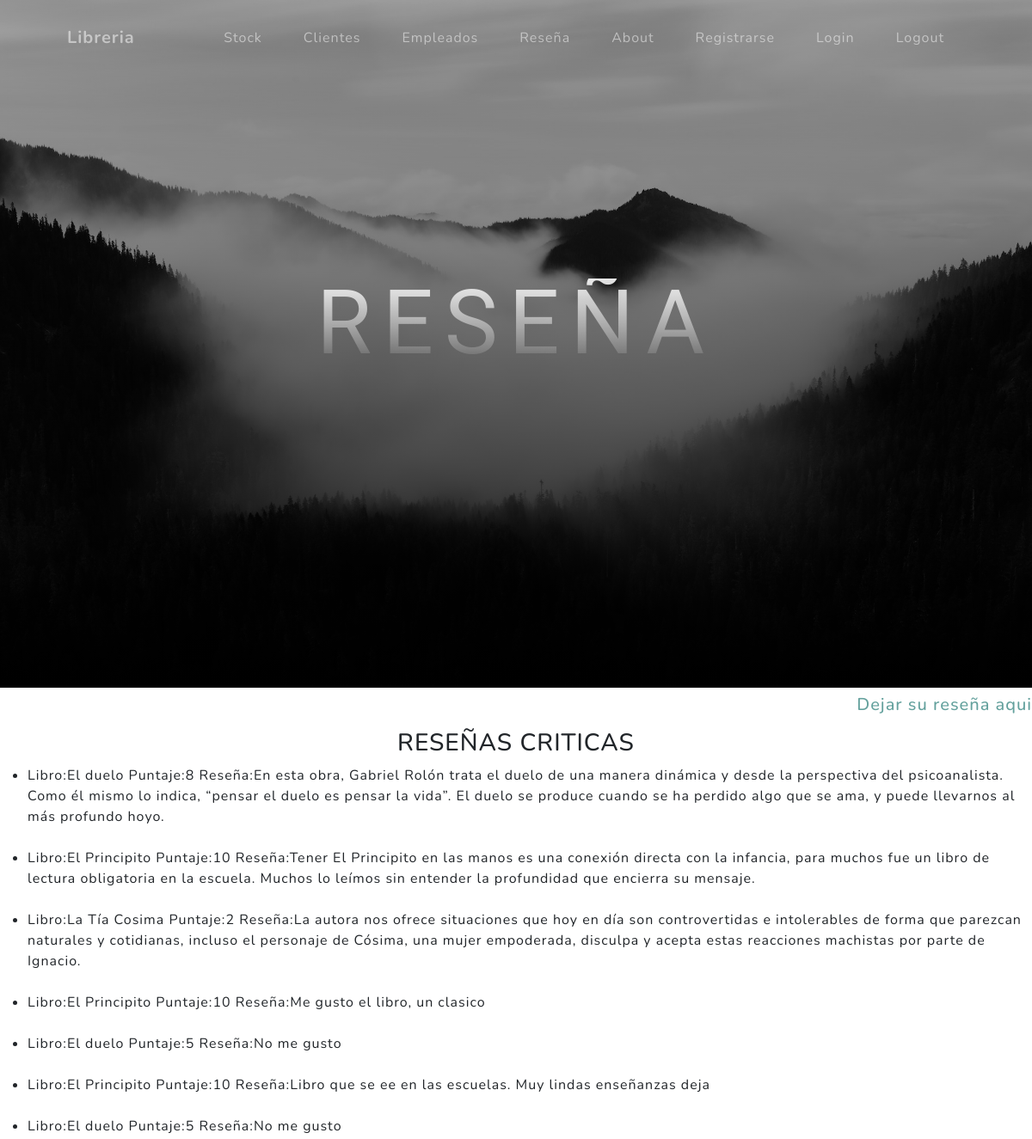
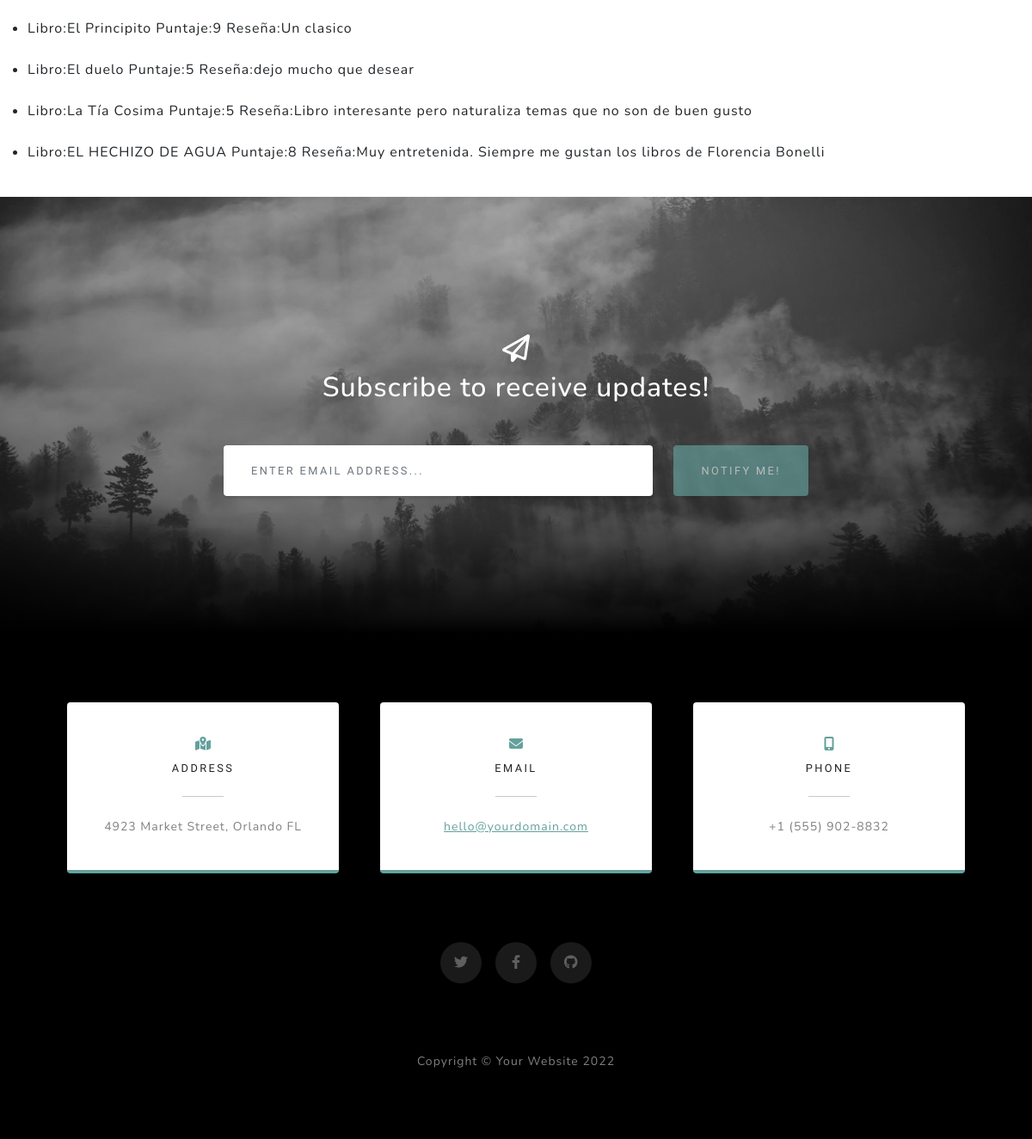
The app's page /AppLibreria/resenia with its own data (2 pictures, top to bottom).
### APP_Libreria/models.py (models this page shows, shortened)
class Resenia(models.Model):
    nombre_libro = models.CharField(max_length=64)
    puntaje = models.IntegerField()
    reseña = models.TextField(max_length=280)

### APP_Libreria/views.py (the view)
# urls.py: path("resenia", ReseniaList.as_view(), name="resenia"),
class ReseniaList(ListView):
    model= Resenia
    template_name= "resenia.html"

### APP_Libreria/templates/resenia.html
{% extends "inicio.html" %}
{% load static %}
{% block titulo %}
<h1 class="mb-5">RESEÑA</h1>
{% endblock %}
{% block libreria %}
<ul class="navbar-nav ms-auto">
    <li class="nav-item"><a class="nav-link" href="{% url 'resenia_nueva' %}"><h5 style="text-align:right">Dejar su reseña aqui</h5></a></li>
</ul>
<h3 style="text-align:center">RESEÑAS CRITICAS</h3>
<ul>
    {% for Resenia in object_list %}
        <li>Libro:{{ Resenia.nombre_libro }}
            Puntaje:{{ Resenia.puntaje }}
            Reseña:{{ Resenia.reseña }}</li>
        <br>
    {% endfor %}
</ul>
{% endblock %}

### records on screen
Resenia: nombre_libro "El duelo", puntaje "8", reseña "En esta obra, Gabriel Rolón trata el duelo de una manera dinámica y desde la perspectiva del psicoanalista. Como él mismo lo indica, “pensar el duelo es pensar la vida”. El duelo se produce cuando se ha perdido algo que se ama, y puede llevarnos al más profundo hoyo."
Resenia: nombre_libro "El Principito", puntaje "10", reseña "Tener El Principito en las manos es una conexión directa con la infancia, para muchos fue un libro de lectura obligatoria en la escuela. Muchos lo leímos sin entender la profundidad que encierra su mensaje."
Resenia: nombre_libro "La Tía Cosima", puntaje "2", reseña "La autora nos ofrece situaciones que hoy en día son controvertidas e intolerables de forma que parezcan naturales y cotidianas, incluso el personaje de Cósima, una mujer empoderada, disculpa y acepta estas reacciones machistas por parte de Ignacio."
Resenia: nombre_libro "El Principito", puntaje "10", reseña "Me gusto el libro, un clasico"
Resenia: nombre_libro "El duelo", puntaje "5", reseña "No me gusto"
Resenia: nombre_libro "El Principito", puntaje "10", reseña "Libro que se ee en las escuelas. Muy lindas enseñanzas deja"
Resenia: nombre_libro "El duelo", puntaje "5", reseña "No me gusto"
Resenia: nombre_libro "El Principito", puntaje "9", reseña "Un clasico"
Resenia: nombre_libro "El duelo", puntaje "5", reseña "dejo mucho que desear"
Resenia: nombre_libro "La Tía Cosima", puntaje "5", reseña "Libro interesante pero naturaliza temas que no son de buen gusto"
Resenia: nombre_libro "EL HECHIZO DE AGUA", puntaje "8", reseña "Muy entretenida. Siempre me gustan los libros de Florencia Bonelli"
